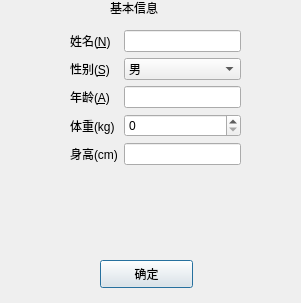
<?xml version="1.0" encoding="UTF-8"?>
<ui version="4.0">
 <class>myDialog</class>
 <widget class="QDialog" name="myDialog">
  <property name="geometry">
   <rect>
    <x>0</x>
    <y>0</y>
    <width>301</width>
    <height>303</height>
   </rect>
  </property>
  <property name="windowTitle">
   <string>我的</string>
  </property>
  <widget class="QWidget" name="formLayoutWidget">
   <property name="geometry">
    <rect>
     <x>70</x>
     <y>30</y>
     <width>171</width>
     <height>211</height>
    </rect>
   </property>
   <layout class="QFormLayout" name="formLayout">
    <item row="0" column="0">
     <widget class="QLabel" name="nLabel">
      <property name="text">
       <string>姓名(&amp;N)</string>
      </property>
      <property name="buddy">
       <cstring>nameLineEdit</cstring>
      </property>
     </widget>
    </item>
    <item row="0" column="1">
     <widget class="QLineEdit" name="nameLineEdit"/>
    </item>
    <item row="1" column="0">
     <widget class="QLabel" name="sLabel">
      <property name="text">
       <string>性别(&amp;S)</string>
      </property>
      <property name="buddy">
       <cstring>sexComboBox</cstring>
      </property>
     </widget>
    </item>
    <item row="1" column="1">
     <widget class="QComboBox" name="sexComboBox">
      <item>
       <property name="text">
        <string>男</string>
       </property>
      </item>
      <item>
       <property name="text">
        <string>女</string>
       </property>
      </item>
     </widget>
    </item>
    <item row="2" column="0">
     <widget class="QLabel" name="aLabel">
      <property name="text">
       <string>年龄(&amp;A)</string>
      </property>
      <property name="buddy">
       <cstring>ageLineEdit</cstring>
      </property>
     </widget>
    </item>
    <item row="2" column="1">
     <widget class="QLineEdit" name="ageLineEdit"/>
    </item>
    <item row="3" column="0">
     <widget class="QLabel" name="kgLabel">
      <property name="text">
       <string>体重(kg)</string>
      </property>
     </widget>
    </item>
    <item row="3" column="1">
     <widget class="QSpinBox" name="kgSpinBox"/>
    </item>
    <item row="4" column="0">
     <widget class="QLabel" name="cmLabel">
      <property name="text">
       <string>身高(cm)</string>
      </property>
     </widget>
    </item>
    <item row="4" column="1">
     <widget class="QLineEdit" name="cmLineEdit"/>
    </item>
   </layout>
  </widget>
  <widget class="QLabel" name="label">
   <property name="geometry">
    <rect>
     <x>110</x>
     <y>0</y>
     <width>72</width>
     <height>15</height>
    </rect>
   </property>
   <property name="text">
    <string>基本信息</string>
   </property>
  </widget>
  <widget class="QPushButton" name="pushButton">
   <property name="geometry">
    <rect>
     <x>100</x>
     <y>260</y>
     <width>93</width>
     <height>28</height>
    </rect>
   </property>
   <property name="text">
    <string>确定</string>
   </property>
  </widget>
 </widget>
 <resources/>
 <connections/>
</ui>
